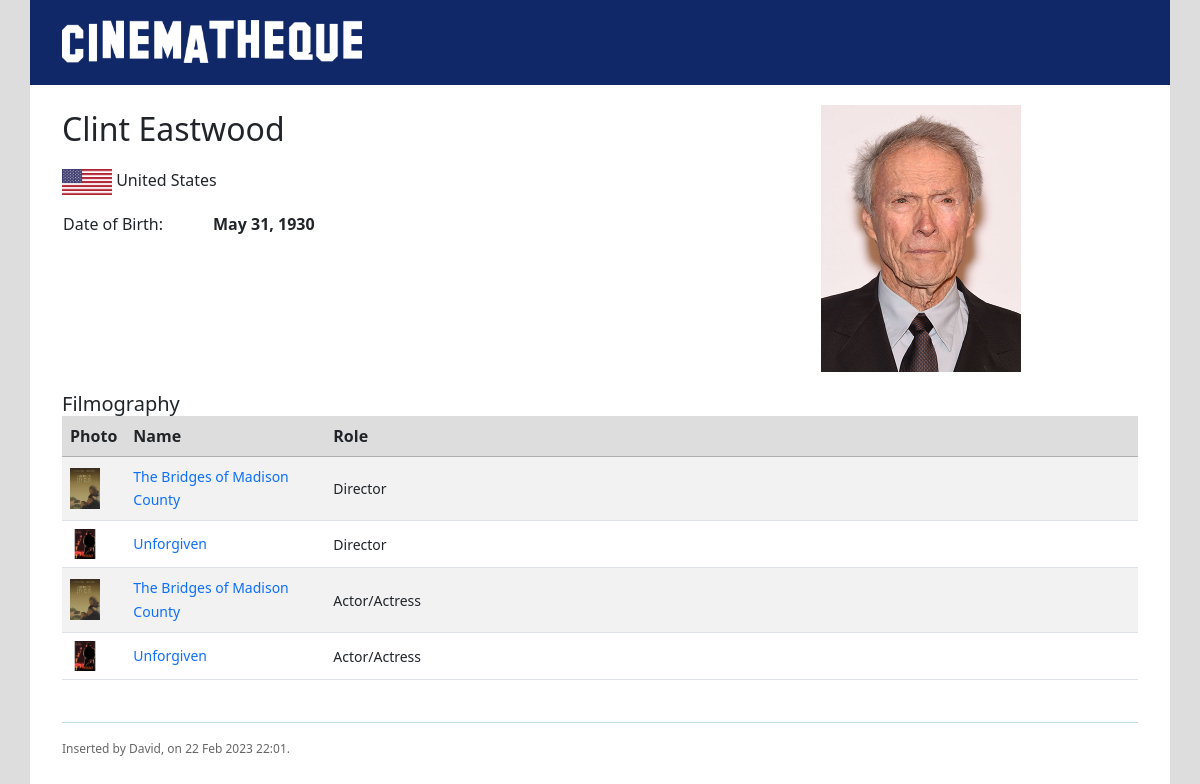
The page /persondata/2/ on the database its author committed.
### core/models.py (models this page shows, shortened)
class Base(models.Model):
    DateTimeOfInsert = models.DateTimeField(auto_now_add=True,auto_now=False)
    DateTimeOfLastUpdate = models.DateTimeField(auto_now=True)
    InsertUser = models.ForeignKey( settings.AUTH_USER_MODEL, null=True, blank=True,
                                    on_delete=models.CASCADE, related_name='+' )
    LastUpdateUser = models.ForeignKey( settings.AUTH_USER_MODEL, null=True, blank=True,
                                         on_delete=models.CASCADE, related_name='+' )
    class Meta:
        abstract = True

class Person(Base):
    Name = models.CharField(max_length=60)
    DateOfBirth = models.DateField(auto_now=False, null=True, blank=True)
    DateOfDeath = models.DateField(auto_now=False, null=True, blank=True)
    CountryOfBirth = models.ForeignKey(Country, null=True, blank=True, on_delete=models.DO_NOTHING)
    Photo = models.ImageField(upload_to='person_photos', null=True, blank=True)
    def __str__(self):
        return self.Name

class Country(Base):
    NameEN = models.CharField(max_length=60)
    NamePT_BR = models.CharField(max_length=60)
    Flag = models.ImageField(upload_to='countries_flags/', null=True, blank=True)
    def __str__(self):
        return self.NameEN
    class Meta:
        verbose_name_plural = 'Countries'

class Membership(models.Model):
    Person = models.ForeignKey(Person, on_delete=models.CASCADE)
    Artwork = models.ForeignKey(Artwork, on_delete=models.CASCADE)
    Role = models.ForeignKey(Role, on_delete=models.DO_NOTHING)
    class Meta:
        verbose_name = 'Membership'
        verbose_name_plural = 'Memberships'

class Artwork(Base):
    OriginalTitle = models.CharField(max_length=100)
    TitleEN = models.CharField(max_length=100, null=True, blank=True)
    TitlePT_BR = models.CharField(max_length=100, null=True, blank=True)
    TypeOfArtwork = models.ForeignKey(TypeOfArtwork, on_delete=models.DO_NOTHING)
    ReleaseYear = models.IntegerField(null=True, blank=True)
    RunTime = models.IntegerField(null=True, blank=True)
    Image = models.ImageField(upload_to='artwork_photos', null=True, blank=True)
    OriginalLanguage = models.ForeignKey(Language, null=True, blank=True, on_delete=models.DO_NOTHING)
    Country = models.ForeignKey(Country, null=True, blank=True, on_delete=models.DO_NOTHING)
    Genres = models.ManyToManyField(Genre, null=True, blank=True)
    Distributors = models.ManyToManyField(Distributor, null=True, blank=True)
    Members = models.ManyToManyField(Person, null=True, blank=True, through='Membership')
    def Title(self):
        return self.TitleEN if self.TitleEN else self.OriginalTitle
    def __str__(self):
        return self.Title()

class Role(Base):
    NameEN = models.CharField(max_length=30)
    NamePT_BR = models.CharField(max_length=30)
    def __str__(self):
        return self.NameEN

### core/views.py (the view)
# urls.py: re_path(r'persondata/(?P<id>\d+)/$', personData, name='core_person_data'),
def personData(request, id):
    person = Person.objects.get(id=id)
    artworks = Membership.objects.filter(Person=person).order_by('Role_id', 'Artwork__OriginalTitle')
    data = { 'person': person,
             'artworks': artworks}
    return render(request, 'core/persondata.html', data)

### core/templates/core/persondata.html (shortened to what this page needs)
{% extends "baseindex.html" %}
{% load static %}
{% block contents %}
    <div class="row row-cols-1">
        <div class="col-sm-7" style="padding-bottom: 8px">
            <span class="titledetail">{{person}}</span><BR>
              <div class="legenddetail celldetails">
                  {% if person.CountryOfBirth.Flag %}
                    <img src="{{person.CountryOfBirth.Flag.url}}" width="50"/>
                  {% endif %}
                  {% if person.CountryOfBirth %}
                      {{person.CountryOfBirth}}
                  {% endif %}
              </div>
              <table>
                  <tr>
                      <td width="150px"></td>
                      <td></td>
                  </tr>
                  {% if person.DateOfBirth %}
                  <tr>
                    <td class="celldetails"><span class="legenddetail">Date of Birth:</span></td>
                    <td class="celldetails"><span class="datadetail">{{person.DateOfBirth}}</span></td>
                  </tr>
                  {% endif %}
              </table>
        </div>
        <div class="col-sm-5" style="display: flex; justify-content: space-around;">
            {% if person.Photo %}
                <img src="{{person.Photo.url}}" width="200"/>
            {% else %}
                <img src="{% static 'img/no_img.png' %}" width="300"/>
            {% endif %}
        </div>
    </div>
    {% if artworks %}
        <h5  style="padding-top: 20px">Filmography</h5>
        <div class="col">
         <table class="table table-striped">
             <thead class="bgheadlist">
               <tr>
                 <th scope="col">Photo</th>
                 <th scope="col">Name</th>
                 <th scope="col">Role</th>
               </tr>
             </thead>
             <tbody>
             {% for artwork in artworks %}
               <tr>
                 <td width="60px" style="vertical-align: middle">
                    <a href="{% url 'core_artwork_data' artwork.Artwork.id %}">
                        {% if artwork.Artwork.Image %}
                            <img src="{{artwork.Artwork.Image.url}}" width="30px"/>
                        {% else %}
                            <img src="{% static 'img/no_img.png' %}" width="30px"/>
                        {% endif %}
                    </a>
                 </td>
                 <td width="200px" style="vertical-align: middle">
                     <h6>
                        <a class="griddetails" href="{% url 'core_artwork_data' artwork.Artwork.id %}">
                            {{artwork.Artwork}}
                        </a>
                     </h6>
                 </td>
                 <td style="vertical-align: middle">
                     <span class="griddetails">{{artwork.Role}}</span>
                 </td>
               </tr>
               {% endfor%}
             </tbody>
         </table>
        </div>
    {% endif %}
        <div class="text-success" style="padding-top: 10px">
            <hr>
        </div>
        <p style="font-size: 12px">
        Inserted by {{person.InsertUser|capfirst}}, on {{person.DateTimeOfInsert|date:"d M Y H:i"}}.<BR>
        </p>
{% endblock %}

### static/style.css (style rules this page uses)
a { text-decoration: none; }
.bgheadlist { background-color: #dddddd!important; border-bottom: 2px; border-color: #afafaf; }

### static/login.css (style rules this page uses)
a { font-size: 14px; line-height: 1.7; margin: 0px; transition: all 0.4s; -webkit-transition: all 0.4s; text-decoration: none; -o-transition: all 0.4s; -moz-transition: all 0.4s; }
h1,h2,h3,h4,h5,h6 { margin: 0px; }
p { font-size: 14px; line-height: 1.7; color: #666666; margin: 0px; }
hr { box-sizing: content-box; height: 0; overflow: visible; }
a { background-color: transparent; -webkit-text-decoration-skip: objects; }
img { border-style: none; }
html { height: 100%; }
* { box-sizing: border-box; }
.datadetail { font-weight: bold; }
.titledetail { font-size: calc(1.325rem + 0.9vw); font-weight: 500; }
.celldetails { padding-top: 15px; vertical-align: top; }
.griddetails { font-size: 14px }

### templates/baseindex.html (style rules this page uses)
html, body { height: 100%; margin: 0; }

### rows shown on the page
Person: Name "Clint Eastwood", CountryOfBirth.Flag (picture), CountryOfBirth "United States", DateOfBirth "May 31, 1930", Photo (picture), InsertUser "David", DateTimeOfInsert "22 Feb 2023 22:01"
Membership: Artwork.Image (picture), Artwork "The Bridges of Madison County", Role "Director"
Membership: Artwork.Image (picture), Artwork "Unforgiven", Role "Director"
Membership: Artwork.Image (picture), Artwork "The Bridges of Madison County", Role "Actor/Actress"
Membership: Artwork.Image (picture), Artwork "Unforgiven", Role "Actor/Actress"
